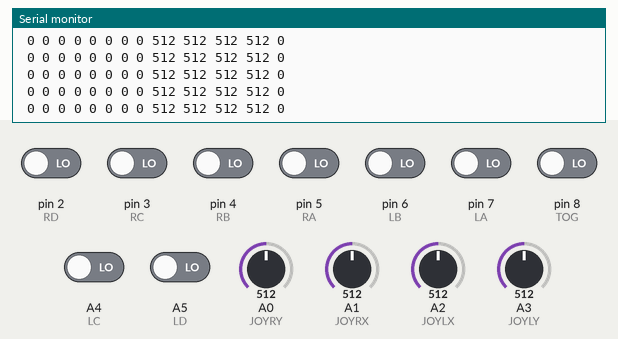
This sketch was run on a simulated Arduino Uno, built with avr-gcc and run on an emulated ATmega328P. Shown: the last lines printed to the serial monitor. The test bench sets the inputs (shaded band); at power-on: A4 (LC), A5 (LD), pin 2 (RD), pin 3 (RC), pin 4 (RB), pin 5 (RA), pin 6 (LB), pin 7 (LA), pin 8 (TOG) LOW, A0 (JOYRY) = 512, A1 (JOYRX) = 512, A2 (JOYLX) = 512, A3 (JOYLY) = 512. No radio packets arrive unless stated.

Above: at 1.2 s.
1.3 s: A0 (JOYRY) set to 104
At 2.1 s:
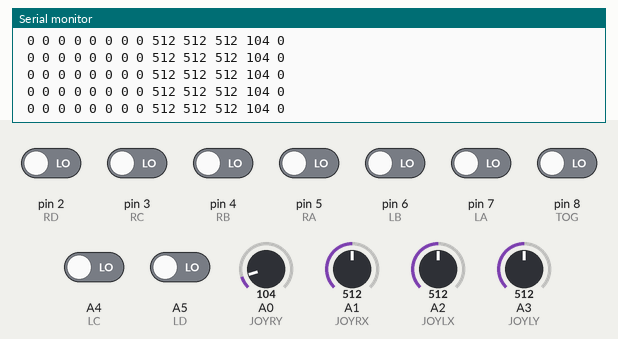
4.3 s: A0 (JOYRY) set to 92
At 5.2 s:
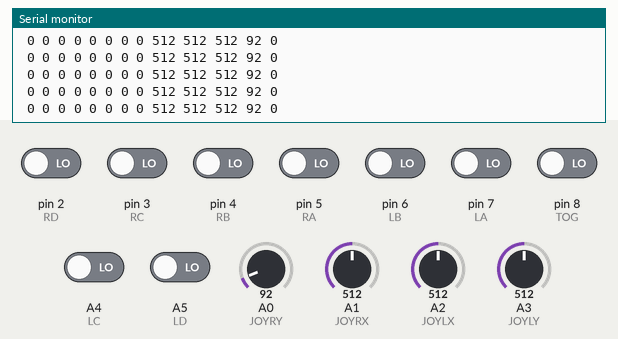
7.3 s: A1 (JOYRX) set to 109
At 8.1 s:
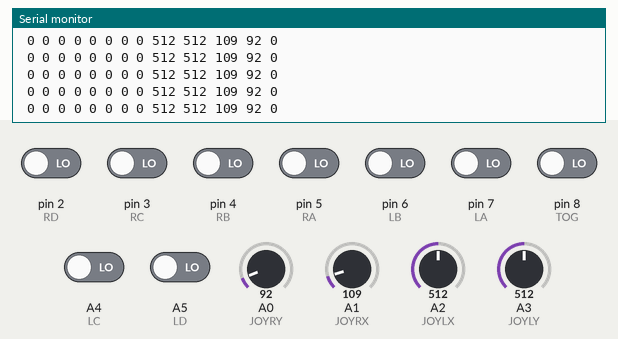
10.3 s: A1 (JOYRX) set to 90
At 11.3 s:
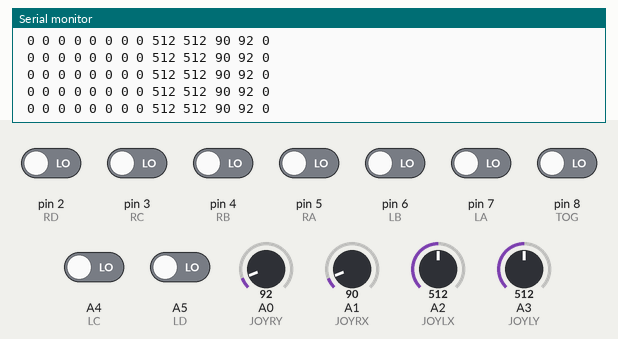
13.3 s: A2 (JOYLX) set to 106
At 14.0 s:
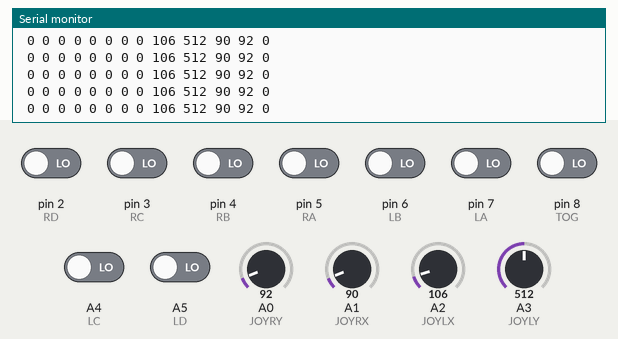
14.8 s: A2 (JOYLX) set to 94
At 15.5 s:
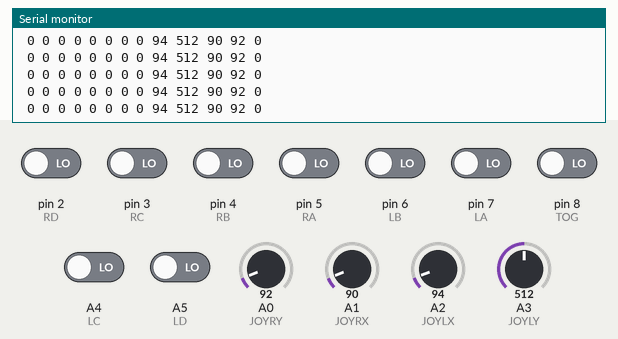

Measured:
- after the input at 1.3 s, the serial monitor: prints a new line after 0.07 s (image 1)
- after the input at 4.3 s, the serial monitor: prints a new line after 0.07 s (image 2)
- after the input at 7.3 s, the serial monitor: prints a new line after 0.09 s (image 3)
- after the input at 10.3 s, the serial monitor: prints a new line after 0.07 s (image 4)
- after the input at 13.3 s, the serial monitor: prints a new line after 0.08 s (image 5)
- after the input at 14.8 s, the serial monitor: prints a new line after 0.10 s (image 6)

The sketch:

nrf_integration_custom_controller_transmitter.ino
```cpp
#include <SPI.h>
#include <nRF24L01.h>
#include <RF24.h>

RF24 radio(9, 10);  // CE, CSN

#define JOYLX A2
#define JOYLY A3
#define JOYRX A1
#define JOYRY A0

#define RA 5
#define RB 4
#define RC 3
#define RD 2

#define LA 7
#define LB 6
#define LC A4
#define LD A5

#define TOG 8


uint16_t IN[13];

const byte address[6] = "00001";

void setup() {
  Serial.begin(9600);
  memset(&IN, 0, sizeof(IN));

  pinMode(JOYLX, INPUT);
  pinMode(JOYLY, INPUT);
  pinMode(JOYRX, INPUT);
  pinMode(JOYRY, INPUT);

  pinMode(RA, INPUT);  //need to declare each button as an
  pinMode(RB, INPUT);  //INPUT
  pinMode(RC, INPUT);
  pinMode(RD, INPUT);

  pinMode(LA, INPUT);  //need to declare each button as an
  pinMode(LB, INPUT);  //INPUT
  pinMode(LC, INPUT);
  pinMode(LD, INPUT);

  pinMode(TOG, INPUT);

  radio.begin();
  if (radio.isChipConnected()) {
    Serial.print("NRP SPI Connected");
  }
  radio.begin();
  radio.setChannel(100);
  radio.setPayloadSize(26);
  radio.openWritingPipe(address);
  radio.setPALevel(RF24_PA_MAX);
  radio.stopListening();
}

void loop() {
  // Send the whole data from the structure to the receiver
  IN[0] = digitalRead(RA);
  IN[1] = digitalRead(RB);
  IN[2] = digitalRead(RC);
  IN[3] = digitalRead(RD);

  IN[4] = digitalRead(LA);
  IN[5] = digitalRead(LB);
  IN[6] = digitalRead(LC);
  IN[7] = digitalRead(LD);

  IN[8] = analogRead(JOYLX);
  IN[9] = analogRead(JOYLY);
  IN[10] = analogRead(JOYRX);
  IN[11] = analogRead(JOYRY);

  IN[12] = digitalRead(TOG);

  // if (radio.write(&IN, sizeof(IN))) {
  //   for (int i = 0; i < 13; i++) {
  //     Serial.print(" ");
  //     Serial.print(IN[i]);
  //   }
  //   Serial.println();
  // }

  for(int i=0;i<13;i++){
    Serial.print(" ");
    Serial.print(IN[i]);
  }
  Serial.println();

  radio.write(&IN, sizeof(IN));
}
```
